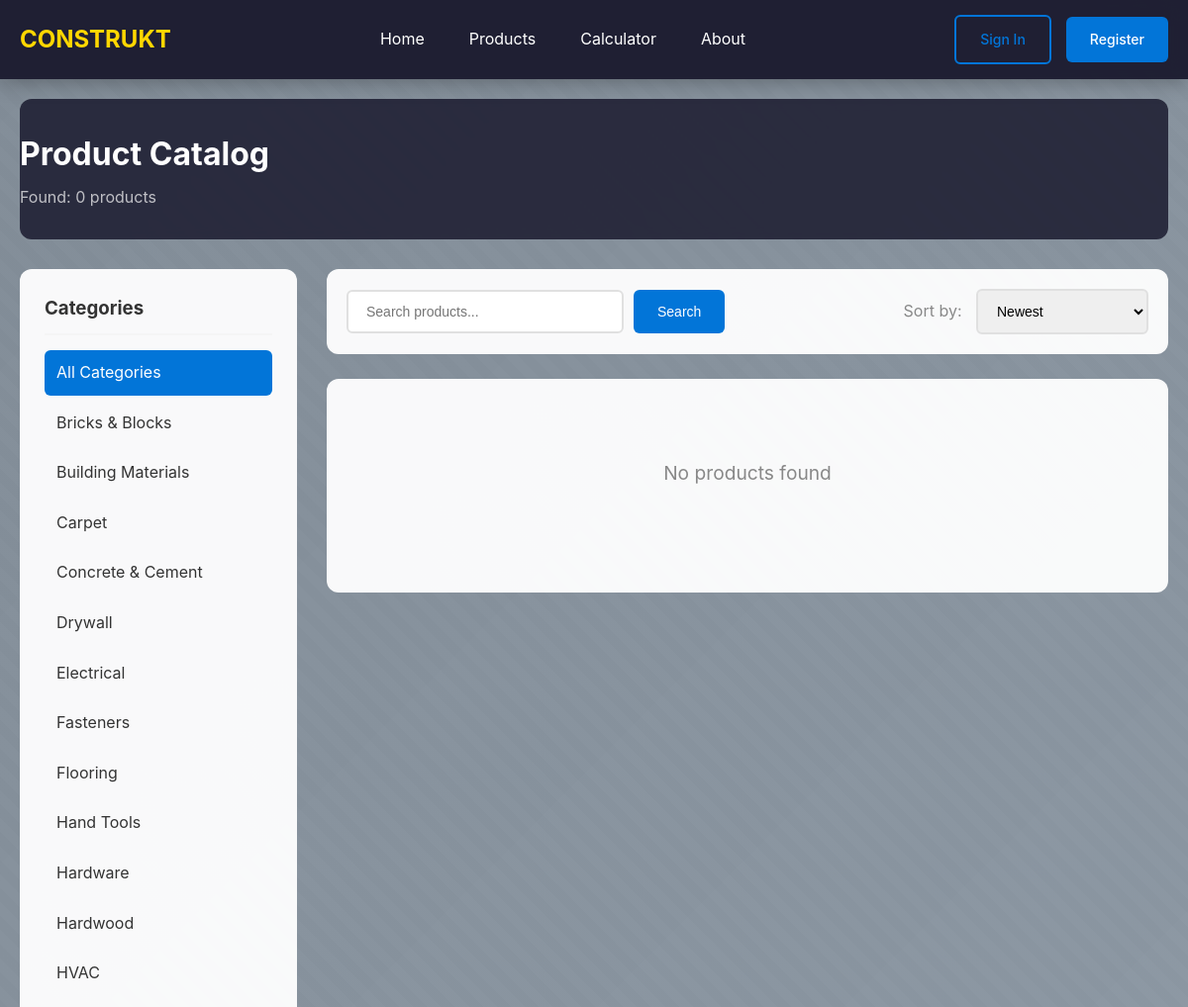
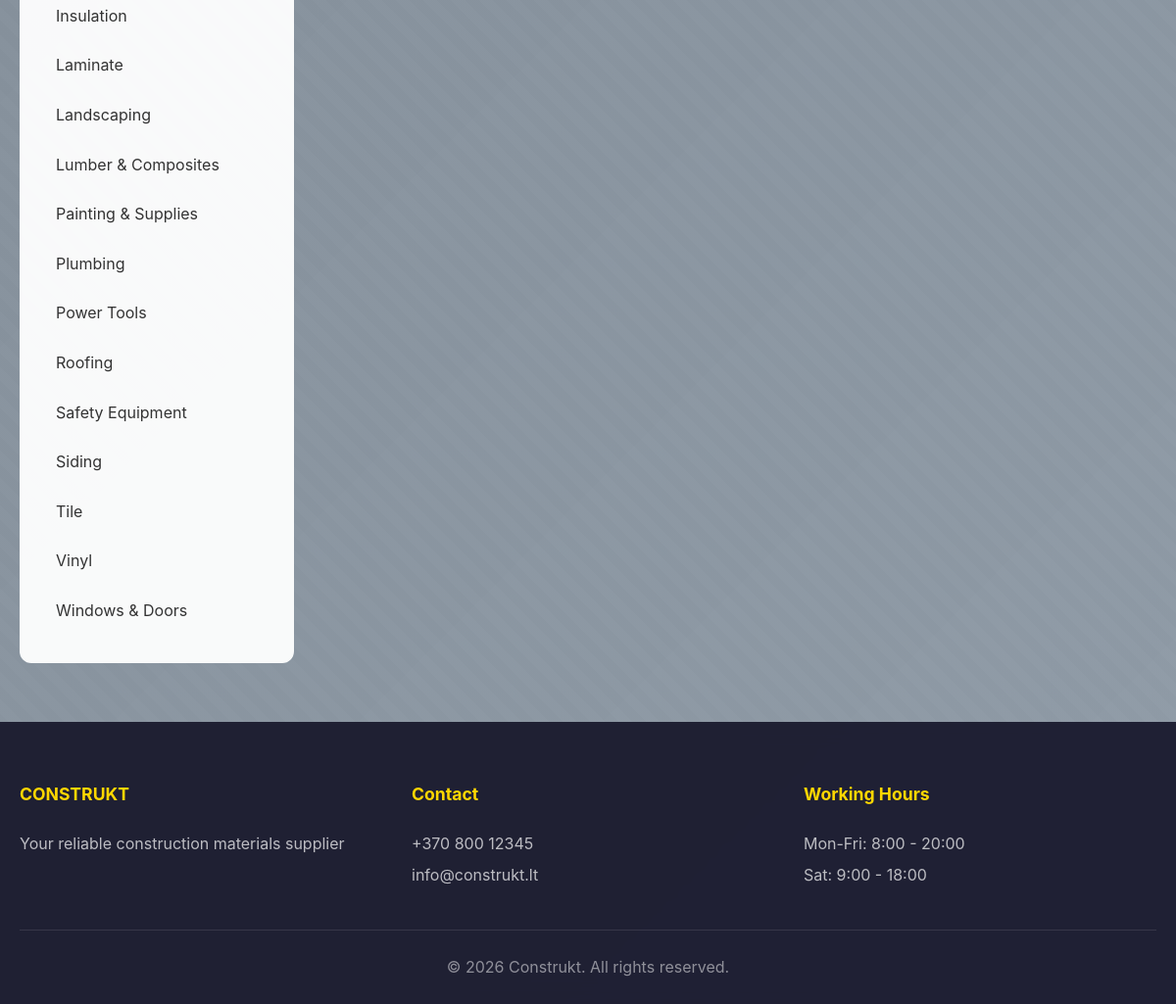
Screenshot of /php-site/products.php with the database file from the repository (2 pictures, top to bottom).
### tables this page shows
CREATE TABLE IF NOT EXISTS `categories` (
  `id` INT UNSIGNED NOT NULL AUTO_INCREMENT,
  `parent_id` INT UNSIGNED NULL COMMENT 'Self-reference to parent category',
  `name` VARCHAR(100) NOT NULL,
  `slug` VARCHAR(120) NOT NULL COMMENT 'URL-friendly version of the name',
  `description` TEXT NULL,
  `image` VARCHAR(255) NULL,
  `is_active` TINYINT(1) NOT NULL DEFAULT 1,
  `display_order` INT NOT NULL DEFAULT 0,
  `created_at` TIMESTAMP NOT NULL DEFAULT CURRENT_TIMESTAMP,
  `updated_at` TIMESTAMP NOT NULL DEFAULT CURRENT_TIMESTAMP ON UPDATE CURRENT_TIMESTAMP,
  PRIMARY KEY (`id`),
  UNIQUE INDEX `slug_UNIQUE` (`slug`),
  INDEX `fk_categories_parent_idx` (`parent_id`)
);

### php-site/config/auth.php (called while the page is built, shortened)
<?php
function isLoggedIn(): bool {
    return isset($_SESSION['user_id']);
}
function getCurrentUser(): ?array {
    if (!isLoggedIn()) {
        return null;
    }
    $db = getDB();
    $stmt = $db->prepare("SELECT * FROM users WHERE id = ?");
    $stmt->execute([$_SESSION['user_id']]);
    return $stmt->fetch();
}

### php-site/products.php (the view, shortened to what this page needs)
<?php
require_once __DIR__ . '/config/auth.php';
$db = getDB();
$categoryId = $_GET['category'] ?? null;
$search = $_GET['search'] ?? null;
$sort = $_GET['sort'] ?? 'newest';
$page = max(1, intval($_GET['page'] ?? 1));
$perPage = 12;
$where = ['p.is_active = 1'];
$params = [];
$whereClause = implode(' AND ', $where);
$orderBy = match($sort) {
    'price_asc' => 'p.price ASC',
    'price_desc' => 'p.price DESC',
    'name' => 'p.name ASC',
    default => 'p.created_at DESC'
};
$countStmt = $db->prepare("SELECT COUNT(*) FROM products p WHERE $whereClause");
$countStmt->execute($params);
$total = $countStmt->fetchColumn();
$offset = ($page - 1) * $perPage;
$sql = "SELECT p.*, c.name as category_name FROM products p LEFT JOIN categories c ON p.category_id = c.id WHERE $whereClause ORDER BY $orderBy LIMIT $perPage OFFSET $offset";
$stmt = $db->prepare($sql);
$stmt->execute($params);
$products = $stmt->fetchAll();
$categories = $db->query("SELECT * FROM categories ORDER BY name")->fetchAll();
require_once __DIR__ . '/includes/header.php';
?>
<div class="container">
    <div class="page-header">
        <h1>Product Catalog</h1>
        <p>Found: <?= $total ?> products</p>
    </div>
    <div class="catalog-layout">
        <aside class="catalog-sidebar">
            <div class="filter-section">
                <h3>Categories</h3>
                <ul class="category-list">
                    <li><a href="/products.php" class="<?= !$categoryId ? 'active' : '' ?>">All Categories</a></li>
                    <?php foreach ($categories as $cat): ?>
                    <li><a href="/products.php?category=<?= $cat['id'] ?>" class="<?= $categoryId == $cat['id'] ? 'active' : '' ?>"><?= htmlspecialchars($cat['name']) ?></a></li>
                    <?php endforeach; ?>
                </ul>
            </div>
        </aside>
        <div class="catalog-main">
            <div class="catalog-toolbar">
                <form action="/products.php" method="GET" class="search-form">
                    <input type="text" name="search" value="<?= htmlspecialchars($search ?? '') ?>" placeholder="Search products...">
                    <button type="submit" class="btn btn-primary">Search</button>
                </form>
                <div class="sort-select">
                    <label>Sort by:</label>
                    <select onchange="location.href=this.value">
                        <option value="?sort=newest<?= $categoryId ? "&category=$categoryId" : '' ?>" <?= $sort === 'newest' ? 'selected' : '' ?>>Newest</option>
                    </select>
                </div>
            </div>
            <?php if (empty($products)): ?>
            <div class="no-results"><p>No products found</p></div>
            <?php endif; ?>
        </div>
    </div>
</div>
<?php require_once __DIR__ . '/includes/footer.php'; ?>

### php-site/includes/header.php (shortened to what this page needs)
<?php
$currentUser = getCurrentUser();
$cartCount = 0;
?>
<!DOCTYPE html>
<html lang="en">
<head>
    <link rel="stylesheet" href="/css/style.css">
</head>
<body>
    <header class="header">
        <div class="container">
            <a href="/" class="logo">CONSTRUKT</a>
            <nav class="nav">
                <a href="/">Home</a>
                <a href="/products.php">Products</a>
                <a href="/calculator.php">Calculator</a>
                <a href="/about.php">About</a>
            </nav>
            <div class="header-actions">
                <?php if ($currentUser): ?>
                    <a href="/cart.php" class="cart-link">
                        Cart <?php if ($cartCount > 0): ?><span class="cart-count"><?= $cartCount ?></span><?php endif; ?>
                    </a>
                    <div class="user-menu">
                        <span class="user-name"><?= htmlspecialchars($currentUser['first_name']) ?></span>
                        <div class="user-dropdown">
                            <a href="/profile.php">Profile</a>
                            <a href="/orders.php">My Orders</a>
                            <?php if ($currentUser['role'] === 'admin'): ?>
                                <a href="/admin.php" class="panel-link admin-link">Admin Panel</a>
                            <?php elseif (in_array($currentUser['role'], ['manager', 'supplier'])): ?>
                                <a href="/manager.php" class="panel-link manager-link">Manager Panel</a>
                            <?php endif; ?>
                            <a href="/logout.php">Logout</a>
                        </div>
                    </div>
                <?php else: ?>
                    <a href="/login.php" class="btn btn-outline">Sign In</a>
                    <a href="/register.php" class="btn btn-primary">Register</a>
                <?php endif; ?>
            </div>
        </div>
    </header>
    <main class="main">

### php-site/includes/footer.php (shortened to what this page needs)
    </main>
    <footer class="footer">
        <div class="container">
            <div class="footer-grid">
                <div class="footer-col">
                    <h4>CONSTRUKT</h4>
                    <p>Your reliable construction materials supplier</p>
                </div>
                <div class="footer-col">
                    <h4>Contact</h4>
                    <p>+370 800 12345</p>
                    <p>info@construkt.lt</p>
                </div>
                <div class="footer-col">
                    <h4>Working Hours</h4>
                    <p>Mon-Fri: 8:00 - 20:00</p>
                    <p>Sat: 9:00 - 18:00</p>
                </div>
            </div>
            <div class="footer-bottom">
                <p>&copy; <?= date('Y') ?> Construkt. All rights reserved.</p>
            </div>
        </div>
    </footer>
</body>
</html>

### php-site/css/style.css (style rules this page uses)
:root { --primary: #ffd700; --primary-dark: #e6c200; --dark: #1a1a2e; --darker: #16213e; --light: #f5f5f5; --white: #ffffff; --gray: #888; --success: #28a745; --danger: #dc3545; --warning: #ffc107; --blue: #0275d8; }
* { margin: 0; padding: 0; box-sizing: border-box; }
html, body { min-height: 100%; }
body { font-family: -apple-system, BlinkMacSystemFont, 'Segoe UI', Roboto, sans-serif; color: #333; line-height: 1.6; position: relative; }
body::before { content: ''; position: fixed; top: 0; left: 0; right: 0; bottom: 0; background: linear-gradient(135deg, rgba(44, 62, 80, 0.6) 0%, rgba(52, 73, 94, 0.55) 100%), url('/images/bg-construction.jpg') center/cover no-repeat fixed; z-index: -2; }
body::after { content: ''; position: fixed; top: 0; left: 0; right: 0; bottom: 0; background-image: repeating-linear-gradient( 45deg, transparent, transparent 10px, rgba(255, 255, 255, 0.02) 10px, rgba(255, 255, 255, 0.02) 20px ); z-index: -1; pointer-events: none; }
.container { max-width: 1200px; margin: 0 auto; padding: 0 20px; }
.header { background: rgba(26, 26, 46, 0.95); backdrop-filter: blur(10px); color: var(--white); padding: 15px 0; position: sticky; top: 0; z-index: 1000; box-shadow: 0 2px 20px rgba(0,0,0,0.3); }
.header .container { display: flex; align-items: center; justify-content: space-between; gap: 30px; }
.logo { font-size: 1.5rem; font-weight: bold; color: var(--primary); text-decoration: none; }
.nav { display: flex; gap: 25px; }
.nav a { color: var(--white); text-decoration: none; transition: color 0.3s; padding: 5px 10px; }
.header-actions { display: flex; align-items: center; gap: 15px; }
.btn { display: inline-block; padding: 12px 24px; border: none; border-radius: 6px; cursor: pointer; font-size: 14px; font-weight: 500; text-decoration: none; transition: all 0.3s; text-align: center; }
.btn-primary { background: var(--blue); color: var(--white); }
.btn-outline { background: transparent; border: 2px solid var(--blue); color: var(--blue); }
.page-header { background: rgba(26, 26, 46, 0.85); backdrop-filter: blur(5px); padding: 30px 0; margin-bottom: 30px; border-radius: 12px; margin-top: 20px; }
.page-header h1 { color: var(--white); margin-bottom: 5px; }
.page-header p { color: rgba(255,255,255,0.7); }
.catalog-layout { display: grid; grid-template-columns: 280px 1fr; gap: 30px; margin-top: 20px; }
.catalog-sidebar { background: rgba(255,255,255,0.95); padding: 25px; border-radius: 12px; height: fit-content; position: sticky; top: 90px; }
.filter-section h3 { margin-bottom: 15px; padding-bottom: 10px; border-bottom: 2px solid var(--light); }
.category-list { list-style: none; }
.category-list li { margin-bottom: 5px; }
.category-list a { color: #333; text-decoration: none; display: block; padding: 10px 12px; border-radius: 6px; transition: all 0.2s; }
.category-list a:hover, .category-list a.active { background: var(--blue); color: var(--white); }
.catalog-toolbar { display: flex; justify-content: space-between; align-items: center; margin-bottom: 25px; flex-wrap: wrap; gap: 15px; background: rgba(255,255,255,0.95); padding: 20px; border-radius: 12px; }
.search-form { display: flex; gap: 10px; }
.search-form input { padding: 12px 18px; border: 2px solid #e0e0e0; border-radius: 6px; width: 280px; font-size: 14px; transition: border-color 0.3s; }
.sort-select label { margin-right: 10px; color: var(--gray); }
.sort-select select { padding: 12px 15px; border: 2px solid #e0e0e0; border-radius: 6px; font-size: 14px; }
.footer { background: rgba(26, 26, 46, 0.95); backdrop-filter: blur(10px); color: var(--white); padding: 60px 0 25px; margin-top: 60px; }
.footer-grid { display: grid; grid-template-columns: repeat(auto-fit, minmax(220px, 1fr)); gap: 40px; margin-bottom: 40px; }
.footer-col h4 { color: var(--primary); margin-bottom: 20px; font-size: 1.1rem; }
.footer-col p, .footer-col a { color: rgba(255,255,255,0.7); line-height: 2; }
.footer-bottom { text-align: center; padding-top: 25px; border-top: 1px solid rgba(255,255,255,0.1); color: rgba(255,255,255,0.5); }
.empty-cart, .empty-orders, .no-results { text-align: center; padding: 80px 40px; background: rgba(255,255,255,0.95); border-radius: 12px; }
.empty-cart p, .empty-orders p, .no-results p { color: var(--gray); font-size: 1.2rem; margin-bottom: 25px; }

### rows the page displays
categories: name "Bricks & Blocks"
categories: name "Building Materials"
categories: name "Carpet"
categories: name "Concrete & Cement"
categories: name "Drywall"
categories: name "Electrical"
categories: name "Fasteners"
categories: name "Flooring"
categories: name "Hand Tools"
categories: name "Hardware"
categories: name "Hardwood"
categories: name "HVAC"
categories: name "Insulation"
categories: name "Laminate"
categories: name "Landscaping"
categories: name "Lumber & Composites"
categories: name "Painting & Supplies"
categories: name "Plumbing"
categories: name "Power Tools"
categories: name "Roofing"
categories: name "Safety Equipment"
categories: name "Siding"
categories: name "Tile"
categories: name "Vinyl"
categories: name "Windows & Doors"

### other values shown
$total "0"
